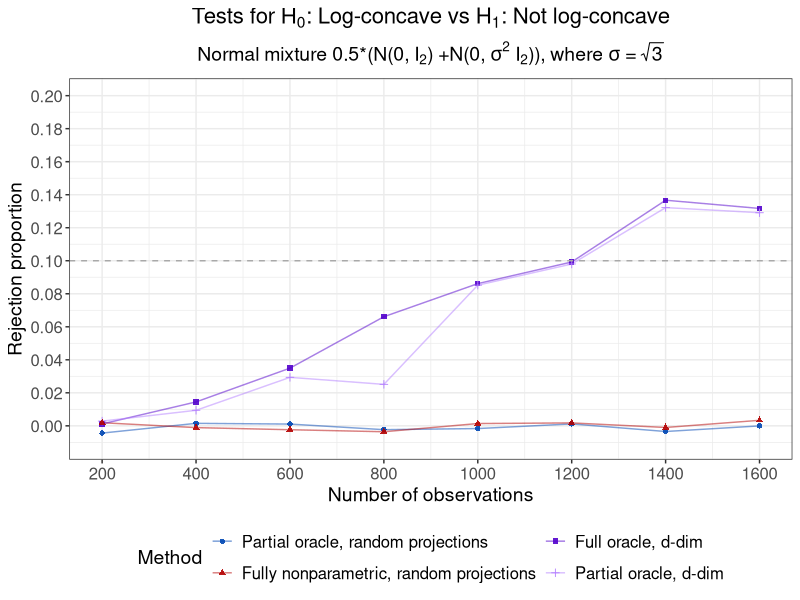

Reproduce this figure in R.
# Create Figure 6 in main paper.
# Plot results for tests of
# H_0: log-concave versus H_1: not log-concave.
# Density is 0.5*N(0, I_2) + 0.5*N(0, sigma^2 I_2), where sigma = sqrt(3).
# Density is not LC, but 1-d projections are LC.

suppressMessages(library(data.table))
suppressMessages(library(tidyverse))

# Create theme
paper_theme <- theme_bw() +
  theme(plot.title = element_text(hjust = 0.5, size = 16),
        plot.subtitle = element_text(hjust = 0.5, size = 14),
        legend.title = element_text(size = 14),
        axis.title = element_text(size = 14),
        legend.text = element_text(size = 12),
        axis.text = element_text(size = 12),
        strip.text = element_text(size = 12),
        panel.spacing = unit(1.2, "lines"))

# Read in data
full_oracle_ddim <- fread("sim_data/fig06_full_oracle_ddim.csv") %>% 
  dplyr::mutate(Method = "Full oracle, d-dim")

partial_oracle_ddim <- fread("sim_data/fig06_partial_oracle_ddim.csv") %>% 
  dplyr::mutate(Method = "Partial oracle, d-dim")

partial_oracle_randproj <- fread("sim_data/fig06_partial_oracle_randproj.csv") %>% 
  dplyr::mutate(Method = "Partial oracle, random projections")

fully_NP_randproj <- fread("sim_data/fig06_fully_NP_randproj.csv") %>% 
  dplyr::mutate(Method = "Fully nonparametric, random projections")

# Combine results
results <- rbind(full_oracle_ddim, partial_oracle_ddim, 
                 partial_oracle_randproj, fully_NP_randproj,
                 fill = TRUE)

# Get rejection proportion at each combination
reject_df <- results %>% 
  dplyr::mutate(reject_prop = n_reject / n_sim)

# Check parameters
stopifnot(unique(full_oracle_ddim$B) == 100,
          unique(partial_oracle_ddim$B) == 100,
          unique(partial_oracle_randproj$B) == 100,
          unique(fully_NP_randproj$B) == 100,
          unique(partial_oracle_randproj$n_proj == 100),
          unique(fully_NP_randproj$n_proj == 100),
          unique(reject_df$n_sim) == 200)

######################
##### Plot power #####
######################

# Plot rejection proportions (with small amount of jitter)
set.seed(165)

reject_props <- reject_df %>% 
  dplyr::mutate(Method = factor(Method,
                         levels = c("Partial oracle, random projections",
                                    "Fully nonparametric, random projections",
                                    "Full oracle, d-dim",
                                    "Partial oracle, d-dim"),
                         labels = c("Partial oracle, random projections",
                                    "Fully nonparametric, random projections",
                                    "Full oracle, d-dim",
                                    "Partial oracle, d-dim")),
                reject_prop_jitter = jitter(reject_prop, amount = 0.005)) %>%
  ggplot(aes(x = n_obs, y = reject_prop_jitter)) +
  geom_line(aes(col = Method), alpha = 0.5) +
  geom_point(aes(col = Method, shape = Method), alpha = 0.9) +
  geom_hline(yintercept = 0.10, lty = "dashed", col = "darkgrey") +
  labs(x = "Number of observations", 
       y = "Rejection proportion",
       col = "Method",
       title = expression("Tests for H"[0]*
                            ": Log-concave vs H"[1]*": Not log-concave"),
       subtitle = expression("Normal mixture 0.5*(N(0,"~I[2]*") +"*
                             "N(0,"~sigma**2~I[2]*")), where"~sigma~"="~sqrt(3))) +
  scale_color_manual(values = c("#0047b3", "#b30000", 
                                "#5200cc", "#b380ff")) +
  paper_theme +
  theme(legend.position = "bottom") +
  guides(colour = guide_legend(nrow = 2)) +
  scale_x_continuous(breaks = seq(200, 1600, by = 200)) +
  scale_y_continuous(limits = c(-0.01, 0.2), breaks = seq(0, 0.2, by = 0.02))
  
######################
##### Save plots #####
######################

ggsave(plot = reject_props,
       filename = "sim_plots/figure_06.pdf",
       width = 7, height = 5)
